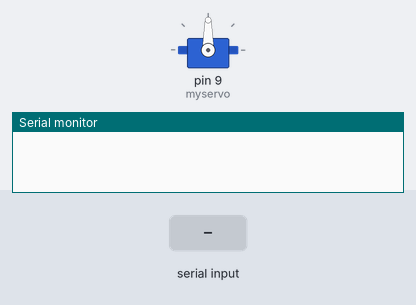
Simulated run of this sketch. Board: Arduino Uno, built with avr-gcc and run on an emulated ATmega328P. On the bench: servo, the last lines printed to the serial monitor. The inputs (shaded band) are chosen by the test bench.

Above: at 1.2 s.
1.3 s: "90,45\n" received over Serial
At 1.9 s:
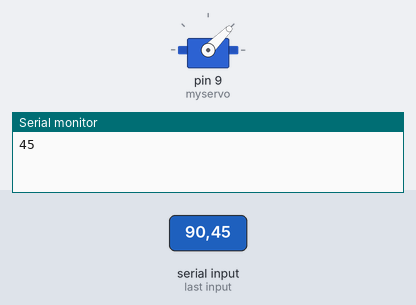
2.8 s: "30,150\n" received over Serial
At 4.2 s:
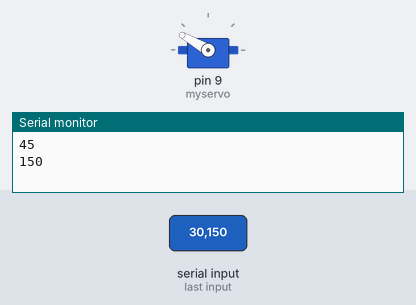
Timing chart, 0 to 5.8 s (numbered marks = the images above; inputs shaded):
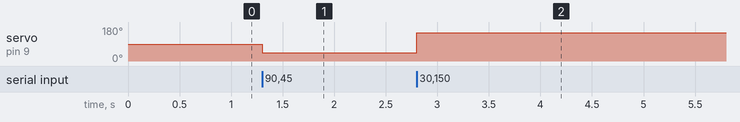

The sketch:

servo_absolute_position_01.ino
```cpp
#include <Servo.h>

Servo myservo;        // create servo object to control a servo
int incomingPos = 0;  // for incoming serial data
int pos = 90;         // variable to store the servo position
const byte numChars = 32;
int minPos = 19;
int maxPos = 181;
char receivedChars[numChars];
bool newData;

void setup() {
  myservo.attach(9);  // attaches the servo on pin 9 to the servo object
  Serial.begin (115200);
}

void recvWithEndMarker() {
    static byte ndx = 0;
    char endMarker = '\n';
    char rc;

    while (Serial.available() > 0 && newData == false) {
        rc = Serial.read();

        if (rc != endMarker) {
            receivedChars[ndx] = rc;
            ndx++;
            if (ndx >= numChars) {
                ndx = numChars - 1;
            }
        }
        else {
            receivedChars[ndx] = '\0'; // terminate the string
            ndx = 0;
            newData = true;
        }
    }
}

int char2int (char *array, size_t n){
    int number = 0;
    int mult = 1;

    n = (int)n < 0 ? -n : n;       /* quick absolute value check  */

    /* for each character in array */
    while (n--)
    {
        /* if not digit or '-', check if number > 0, break or continue */
        if ((array[n] < '0' || array[n] > '9') && array[n] != '-') {
            if (number)
                break;
            else
                continue;
        }

        if (array[n] == '-') {      /* if '-' if number, negate, break */
            if (number) {
                number = -number;
                break;
            }
        }
        else {                      /* convert digit to numeric value   */
            number += (array[n] - '0') * mult;
            mult *= 10;
        }
    }

    return number;
}

void loop() {
  recvWithEndMarker();
  if(newData){
    incomingPos = char2int(receivedChars, 32);
    newData = false;
    if(incomingPos < maxPos && incomingPos > minPos){
      myservo.write(incomingPos);
    }
    Serial.println(incomingPos);        //Diagnostic - serial echo of position
  }
}
```

Measured:
- after the input at 1.3 s, servo on pin 9 (myservo): 90° → 45° at once
- after the input at 2.8 s, servo on pin 9 (myservo): 45° → 150° at once
